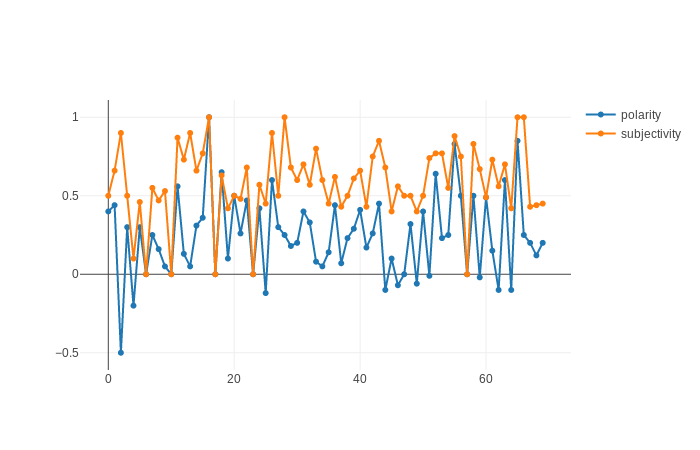

The Python source for this figure:
import dash
import dash_core_components as dcc
import dash_html_components as html
from dash.dependencies import Output, Event
from textblob import TextBlob
import plotly.graph_objs as go
from collections import deque
#import simplejson as json

pos_polarity = []
pos_subjectivity = []

with open('positive.txt', 'r') as p:
	positive_file = p.read().split('\n')
	for line in positive_file:
		pos_analysis = TextBlob(line)
		pos_polarity.append(pos_analysis.sentiment.polarity)
		pos_subjectivity.append(pos_analysis.sentiment.subjectivity)

polarity_round = [round(i,2) for i in pos_polarity]
subjectivity_round = [round(i,2) for i in pos_subjectivity]

X = [i for i in range(50)]
Y1 = []
Y2 = []

#X.append(1)
Y1.append(1)
Y2.append(1)

app = dash.Dash(__name__)

app.layout = html.Div([
		html.H3('Positive Polarity and Subjectivity'),
		dcc.Graph(id='polarity_subjectivity_live',animate=True),
		dcc.Interval(id='interval_component',interval=1000)
	])

@app.callback(
		Output('polarity_subjectivity_live','figure'),
		events=[Event('interval_component','interval')]
	)

def live_polarity_subjectivity():
	X.append(X[-1]+1)
	Y1 = polarity_round
	Y2 = subjectivity_round
	traces = []
	traces.append(go.Scatter(
			x=list(X),
			y=Y1,
			name='polarity',
			mode='lines+markers'
		)
	)
	traces.append(go.Scatter(
			x=list(X),
			y=Y2,
			name='subjectivity',
			mode='lines+markers'
		)
	)
	if len(X) >= 10:
		#X.pop(0)
		polarity_round.pop(0)
		subjectivity_round.pop(0)

	return {'data' : traces}

if __name__ == '__main__':
	app.run_server(debug=True)

'''
	dcc.Graph(
				id='polarity_subjectivity',
				figure={
					'data' : [
						{'x' : [i+1 for i in range(len(pos_polarity))][0:300],'y' : polarity_round[0:300],'type' : 'line','name' : 'polarity'},
						{'x' : [i+1 for i in range(len(pos_subjectivity))][0:300],'y' : subjectivity_round[0:300],'type' : 'line','name' : 'subjectivity'}
					],
					'layout' : {'title' : 'Polarity and Subjectivity'}
				}
			)
'''
